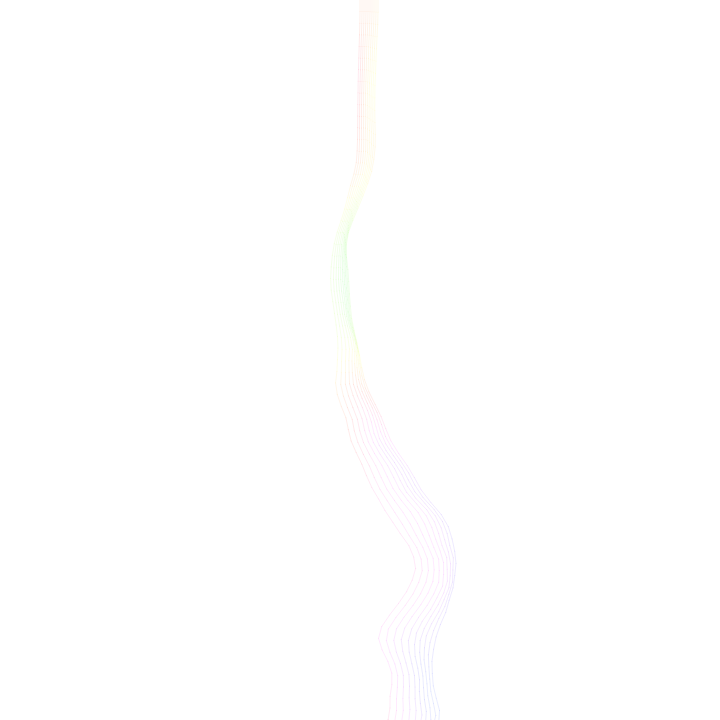
Frame 1 (no input)
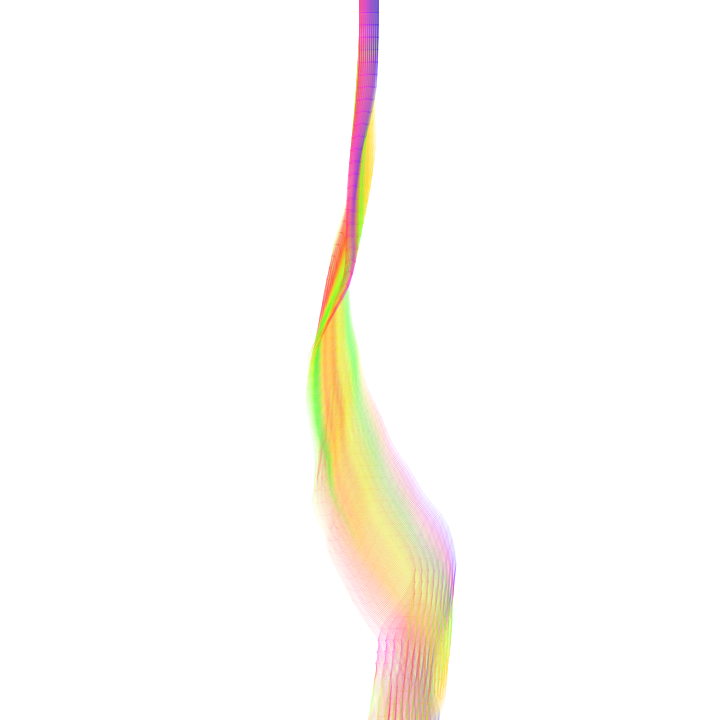
Frame 60 (no input)
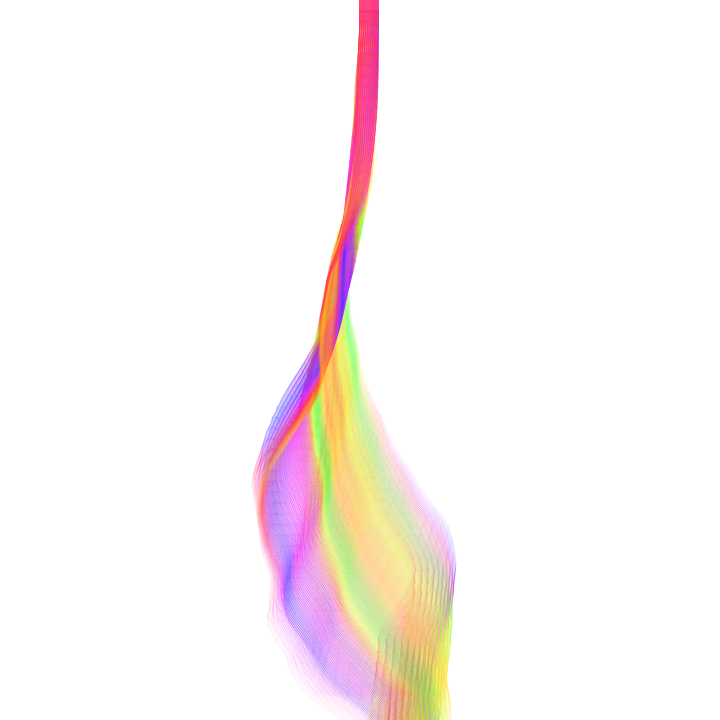
Frame 120 (the mouse pressed at the canvas centre since frame 60)

The p5.js sketch that drew these frames (run headless with seeded random() and noise() and a simulated clock; from frame 60 on, the mouse is pressed at the canvas centre):

// p5.js sketch
// ── sketch.js
let t = 0;

function setup() {
	createCanvas((W = 720), W);
	background(255, 0.1);
}

function draw() {
	t += 0.02;
	colorMode(HSB);
	B = blendMode;
	B(BLEND);
	for (x = 360; x < 380 + !(X = x) + (Y = 0); x += 2) {
		for (d = 0; d++ < 65; ) {
			stroke((noise((A = x / 99), d / 50 - t) * W) % 360, 80, W, 0.1);
			line(
				X,
				Y,
				(X += ((noise(Y / 99 - t, A) - 0.5) * Y) / 11),
				(Y += 22 * noise(A + t / 4))
			);
		}
	}
}

function keyPressed() {
	t += 2.04;
	if (keyCode === UP_ARROW) {
		clear();
	}
}
